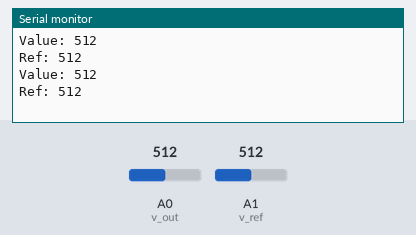
This sketch was run on a simulated Arduino Uno, built with avr-gcc and run on an emulated ATmega328P. On the bench: the last lines printed to the serial monitor. The test bench sets the inputs (shaded band); at power-on: A0 (v_out) = 512, A1 (v_ref) = 512.

Above: at 2.8 s.
2.9 s: A0 (v_out) set to 716
At 5.1 s:
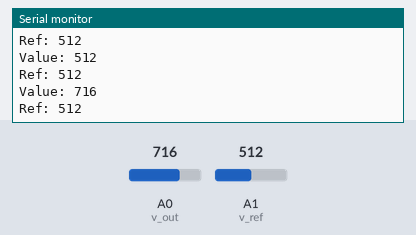
5.6 s: A1 (v_ref) set to 716
At 6.6 s:
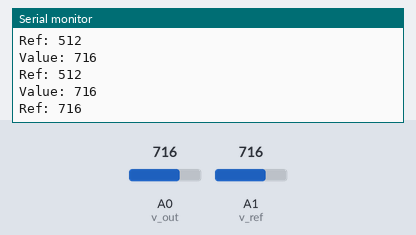
8.3 s: A0 (v_out) set to 900
At 10.8 s:
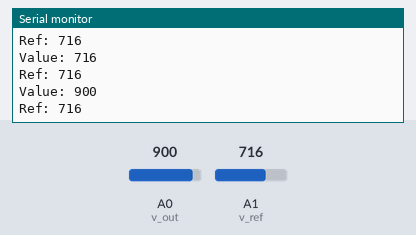
11.0 s: A1 (v_ref) set to 900
At 12.4 s:
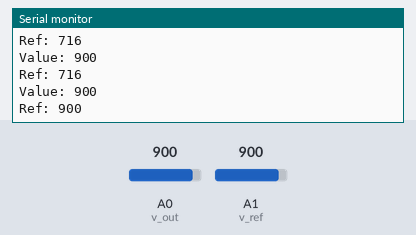
Timing chart, 0 to 14.0 s (numbered marks = the images above; inputs shaded):
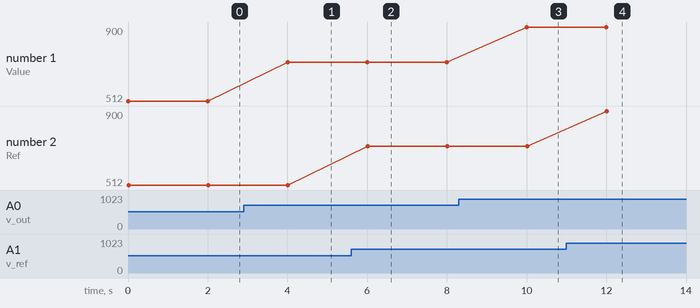

The sketch:

enc_03.ino
```cpp
const int v_out = A0;
const int v_ref = A1;

unsigned int value_out;
unsigned int value_ref;

void setup() {
  pinMode(v_out, INPUT);
  pinMode(v_ref, INPUT);
  Serial.begin(9600);
}

void loop() {

  value_out = analogRead(v_out);
  value_ref = analogRead(v_ref);

  Serial.print("Value: ");
  Serial.println(value_out);
  Serial.print("Ref: ");
  Serial.println(value_ref);

  delay(2000);


}
```

Measured:
- after the input at 2.9 s, the serial monitor: prints a new line after 1.1 s (image 1)
- after the input at 5.6 s, the serial monitor: prints a new line after 0.41 s (image 2)
- after the input at 8.3 s, the serial monitor: prints a new line after 1.7 s (image 3)
- after the input at 11.0 s, the serial monitor: prints a new line after 1.0 s (image 4)
- plotted number 1: 512 → 716 after the input at 2.9 s, 716 → 900 after the input at 8.3 s
